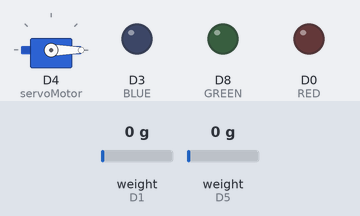
A sketch run on a simulated ESP8266 (NodeMCU). On the bench: servo, output pins drawn as LEDs (lit = HIGH). The test bench sets the inputs (shaded band); at power-on: weight on the scale (sensors on D1, D5) 0 g. WiFi joins after 1.5 s; servers stay silent unless stated; uploads are accepted with an empty reply; what the sketch prints to the serial monitor is not drawn.

Above: at 0.3 s.
At 1.8 s:
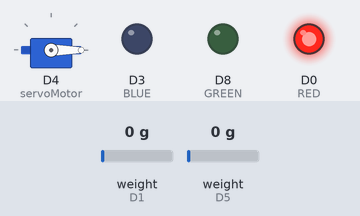
Timing chart, 0 to 3.3 s (numbered marks = the images above):
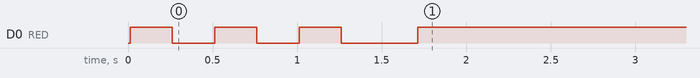

The sketch:

feeder.ino
```cpp
#include <ESP8266WiFi.h>
#include <ESP8266HTTPClient.h>
#include "HX711.h"
#include <Servo.h>
#include <Arduino_JSON.h>

#define DVT  D1
#define CLK  D2
#define DVT2  D5
#define CLK2  D6
#define RED  D0
#define GREEN  D8
#define BLUE  D3


float calibration_factor = -500; // CALIBRATION FACTOR
float calibration_factor2 = 500; // CALIBRATION FACTOR
const char* ssid = "6. Kat";
const char* password = "xxxxxxxxxxx";
String url = "http://tranquil-oasis-23659.herokuapp.com";


Servo servoMotor;  // ADDING SERVO
HX711 depo, kap; // ADDING LOAD MODULES

void setup() {
  pinMode(RED, OUTPUT);
  pinMode(GREEN, OUTPUT);
  pinMode(BLUE, OUTPUT);
  Serial.begin(9600);
  delay(10);

  depo.begin(DVT, CLK); // DEPO PINS
  kap.begin(DVT2, CLK2); // KAP PINS
  servoMotor.attach(D4); // SERVO START
  long zero_factor = 89920; //Get a baseline reading
  long zero_factor2 = -105000; //Get a baseline reading
  depo.set_offset(zero_factor); // SET ZERO POINT OF DEPO
  kap.set_offset(zero_factor2); // SET ZERO POINT OF KAP

  Serial.println("Connecting to ");
  Serial.println(ssid);

  servoMotor.write(0);

  WiFi.begin(ssid, password);
  while (WiFi.status() != WL_CONNECTED)
  {
    digitalWrite(RED, HIGH);
    delay(250);
    digitalWrite(RED, LOW);
    delay(250);
    Serial.print(".");
  }
  Serial.println("");
  Serial.println(ssid);
  Serial.println("WiFi connected");

}

void loop() {
  depo.set_scale(calibration_factor); //Adjust to this calibration factor
  kap.set_scale(calibration_factor2); //Adjust to this calibration factor

  if (WiFi.status() == WL_CONNECTED) {//Check WiFi connection status
    HTTPClient http;

    String path = url + "/stock";

    http.begin(path.c_str());

    int httpResponseCode = http.GET();

    Serial.println(httpResponseCode);

    if (httpResponseCode > 0) {
      digitalWrite(GREEN, HIGH);
    } else {
      digitalWrite(RED, HIGH);
    }
    String payload = http.getString();
    boolean stop = 1;
    JSONVar data = JSON.parse(payload);


    JSONVar isOk = data["add"];
    JSONVar much = data["willadd"];

    JSONVar control = true;

    if (isOk == control) {
      while (stop) {
        double howmuch = much;

        digitalWrite(BLUE, HIGH);
        if (howmuch < kap.get_units()) {

          stop = 0;
          servoMotor.write(0);

          String path = url + "/refresh";
          http.begin(path);
          http.addHeader("Content-Type", "application/json");
          String httpRequestData = "{\"container\":" + String(kap.get_units()) + ",\"stock\":" + String(depo.get_units()) + ",\"add\":false,\"willadd\":0}";
          int httpResponseCode = http.POST(httpRequestData);
          Serial.println(httpResponseCode);

          // Free resources
          http.end();
          digitalWrite(BLUE, LOW);

        } else {
          servoMotor.write(15);
        }

      }
    } else {
      servoMotor.write(0);
    }

    delay(500);
  }

  Serial.print("depo ");
  Serial.println(depo.get_units());

  Serial.print("kap ");
  Serial.println(kap.get_units());

  HTTPClient http;
  String path = url + "/refresh";
  http.begin(path);
  http.addHeader("Content-Type", "application/json");
  String httpRequestData = "{\"container\":" + String(kap.get_units()) + ",\"stock\":" + String(depo.get_units()) + ",\"add\":false,\"willadd\":0}";
  int httpResponseCode = http.POST(httpRequestData);
  Serial.println(httpResponseCode);

  digitalWrite(GREEN, LOW);
  // Free resources
  http.end();
  delay(3000);    //Send a request every 30 seconds

}
```

Measured:
- by itself, D0 (RED): goes LOW 0.25 s, HIGH 0.25 s, LOW 0.25 s, HIGH 0.25 s, LOW 0.45 s, then HIGH
